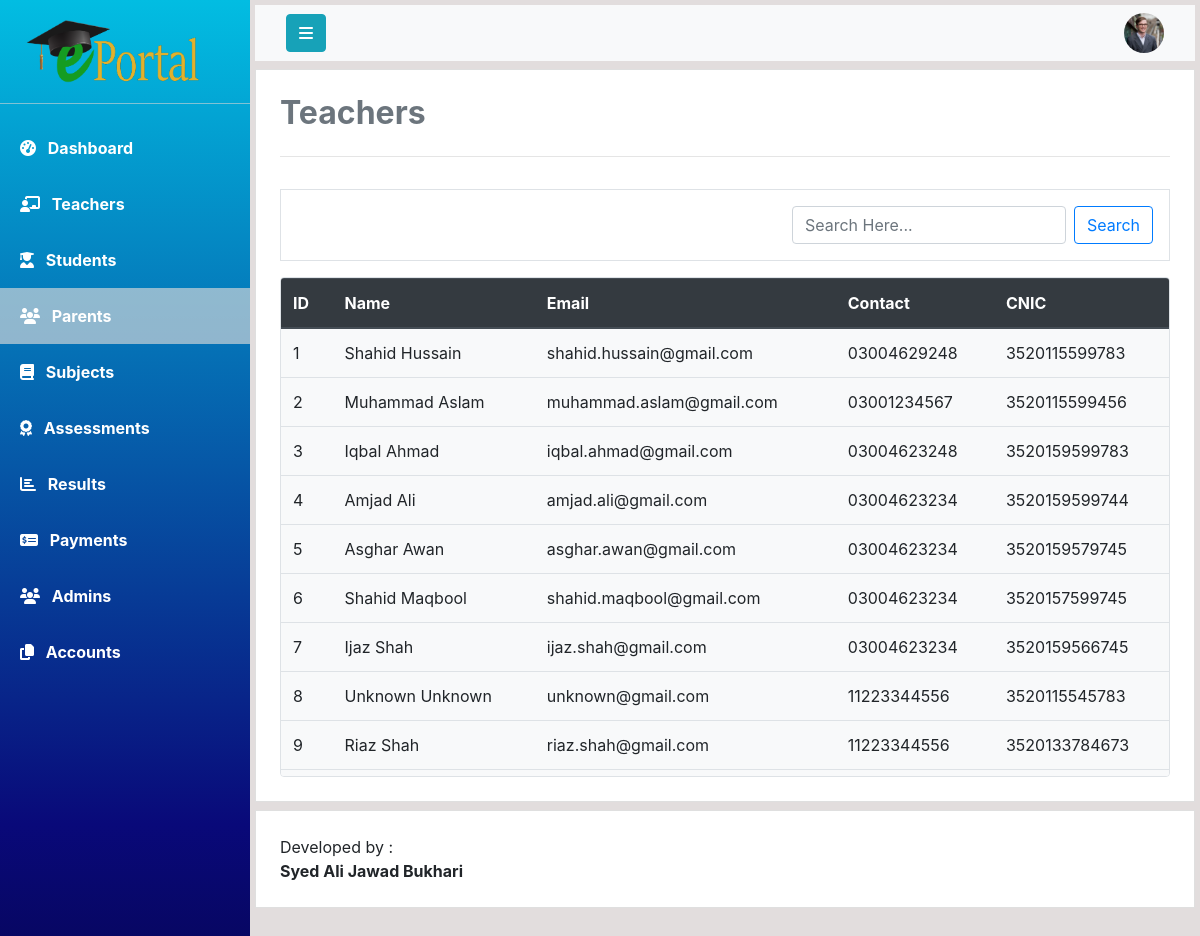
Page /php/manage_parents.php (signed in) on the earlier database version.
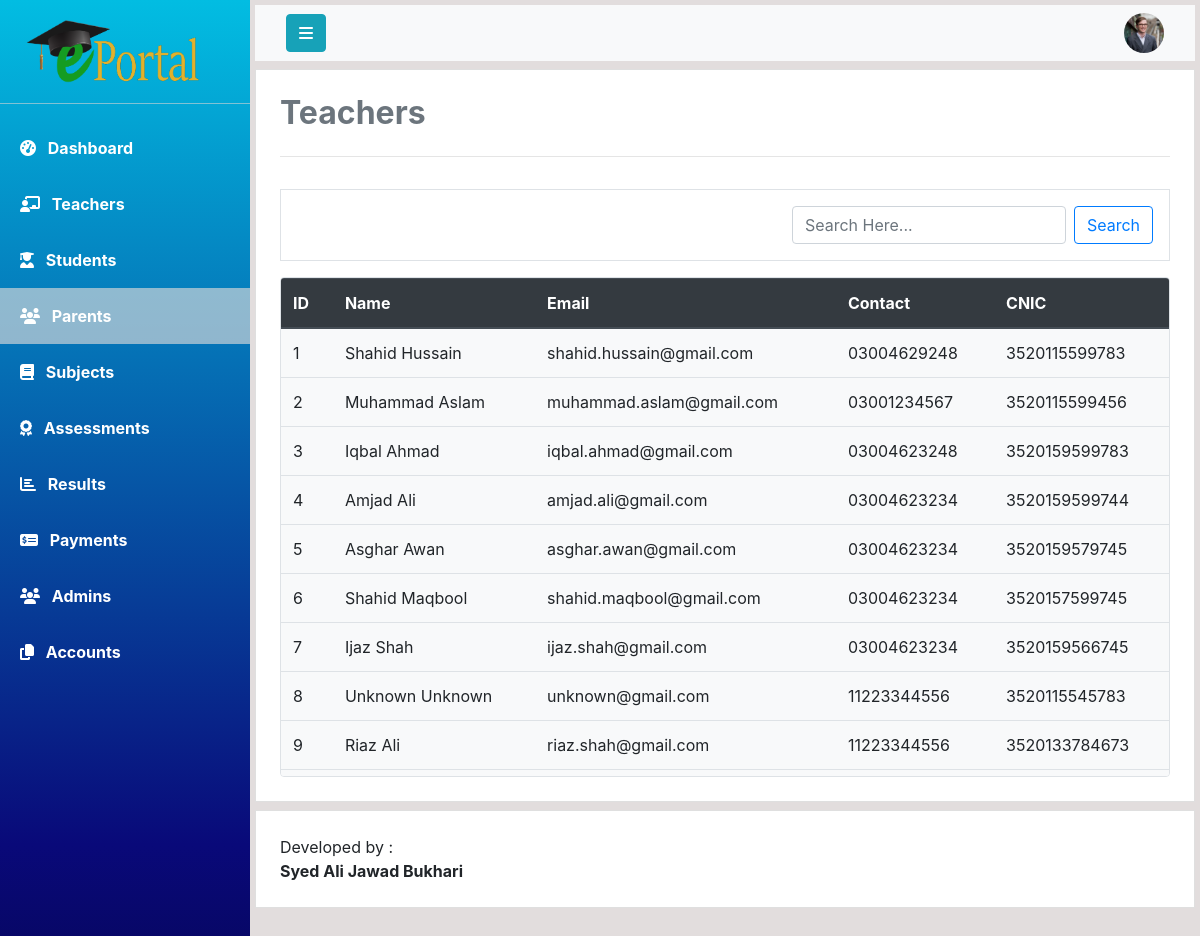
Same page on the later database version.
### tables this page shows
CREATE TABLE `parents` (
  `parent_id` int(11) NOT NULL,
  `first_name` varchar(20) DEFAULT NULL,
  `last_name` varchar(20) DEFAULT NULL,
  `mobile_number` varchar(11) DEFAULT NULL,
  `cnic` varchar(13) DEFAULT NULL,
  `email` varchar(30) DEFAULT NULL,
  `address` varchar(100) DEFAULT NULL,
  `occupation` varchar(30) DEFAULT NULL,
  `designation` varchar(30) DEFAULT NULL
);

### php/manage_parents.php (the view, shortened to what the changed rows need)
<!DOCTYPE html>
<html lang="en">
<head>
    <?php include 'links.php'; ?>
</head>
<body>
    <?php include 'DBManager.php' ?>
    <div class="wrapper">
        <div id="content" class="overflow-auto">
            <div class="card bg-white mb-2 p-4 rounded-0" id="content-wrapper">
                <h2 class="main-heading text-secondary"><b>Teachers</b></h2>
                <div class="card table-container overflow-auto bg-light border">
                    <table class="table table-responsive-lg table-responsive-md table-responsive-sm table-hover" id="table">
                        <thead class="thead-dark">
                            <tr>
                                <th>ID</th>
                                <th>Name</th>
                                <th>Email</th>
                                <th>Contact</th>
                                <th>CNIC</th>
                            </tr>
                        </thead>
                        <tbody>
                            <?php
                                $query = "SELECT * from Parents";
                                $result = mysqli_query($connection,$query);
                                $noOfRows = mysqli_num_rows($result);
                                if($noOfRows>0){
                                    while($parent = mysqli_fetch_array($result)){  ?>
                            <tr>
                                <td><?php echo $parent['parent_id']; ?></td>
                                <td><?php echo $parent['first_name']." ".$parent['last_name']; ?></td>
                                <td><?php echo $parent['email']; ?></td>
                                <td><?php echo $parent['mobile_number']; ?></td>
                                <td><?php echo $parent['cnic']; ?></td>
                            </tr>
                            <?php
                                    }
                                }
                            ?>
                        </tbody>
                    </table>
                </div>
            </div>
        </div>
    </div>
</body>
</html>

Differences in the rows shown:
changed parents "Riaz": last_name "Shah" → "Ali"
